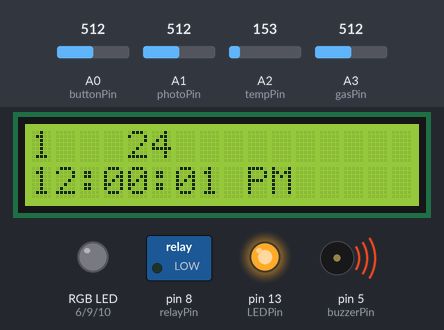
Simulated run of this sketch. Board: Arduino Uno, built with avr-gcc and run on an emulated ATmega328P. On the bench: 16×2 character LCD, switched loads named in the sketch (green lamp = pin HIGH), an RGB LED mixed from three pins (HIGH = lit), output pins drawn as LEDs (lit = HIGH), buzzer (waves = sounding). The inputs (shaded band) are chosen by the test bench; at power-on: A2 (tempPin) = 153, A3 (gasPin) = 512, A0 (buttonPin) = 512, A1 (photoPin) = 512.

Above: at 1.2 s.
1.3 s: A2 (tempPin) set to 169
At 2.7 s:
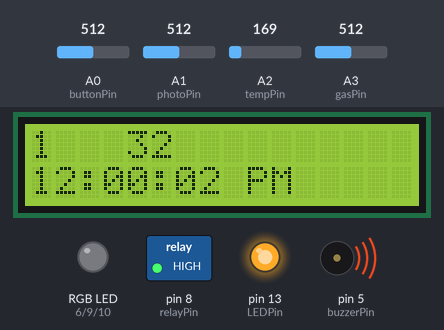
4.3 s: A2 (tempPin) set to 133
At 5.8 s:
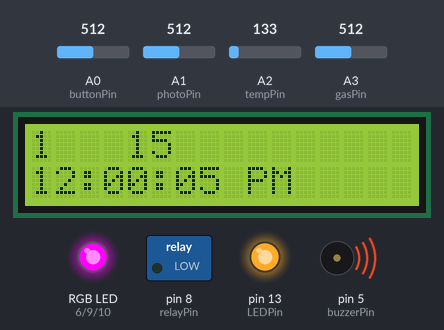
7.3 s: A3 (gasPin) set to 54
9.5 s: A3 (gasPin) set to 46
At 10.8 s:
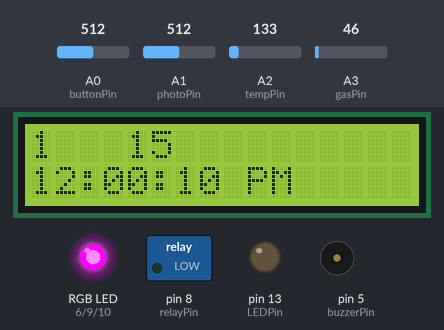
12.5 s: A2 (tempPin) set to 165
At 13.6 s:
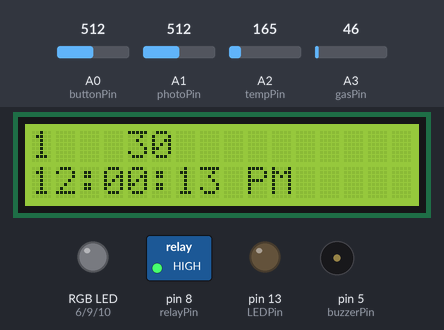
Timing chart, 0 to 15.5 s (numbered marks = the images above; inputs shaded):
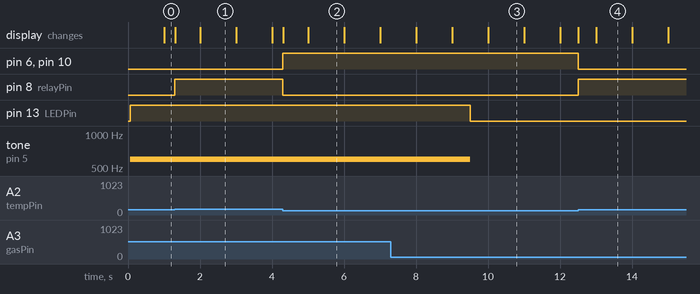

The sketch:

main.ino
```cpp
/*  Home Operating System
	Date Completed: 12/17/21
    By: Jerry Zhu
	The home operating system is an Arduino project that gets input from
    a temperature sensor, light sensor, and gas sensor.
    It processes this information and outputs to a DC motor,
    LED, RGB LED, buzzer, and LCD display.
    It functions as what a control and operating system would look like in a home.
    Modes supported:
    1 --> Display temperature reading
    2 --> Display photoresistor reading
    3 --> Display gas reading
    4 --> Change DC motor threshold from 10 to 40
    5 --> Change RGB LED threshold from 0 to 30
    6 --> Change hours from 1 to 12
    7 --> Change minutes from 0 to 59
    8 --> Change seconds from 0 to 59
    9 --> Change AM/PM
    Buttons:
    Mode  --> Increments the current mode
    Left --> Decreases the desired value
    Right --> Increases the desired value
*/

#include <LiquidCrystal.h> // Import the liquid crystal library

// Initializes the LCD display
LiquidCrystal lcd(12, 11, 7, 4, 3, 2);

// Initialize variables
const int LEDPin = 13;
const int bluePin = 10;
const int greenPin = 9;
const int relayPin = 8;
const int redPin = 6;
const int buzzerPin = 5;
const int buttonPin = A0;
const int photoPin = A1;
const int tempPin = A2;
const int gasPin = A3;
int sensorValue = 0;
int tempValue = 0;
int gasValue = 0;
int photoValue = 0;
int hour = 11;
int min = 59;
int sec = 59;
int mode = 1;
int lastMode = 0;
int fanThreshold = 28;
int LEDThreshold = 20;
String printValue = "";
String lastValue = "";
String timeStr = "";
bool pressed = false;
bool lastPressed = false;
bool AM = true;

/**
* Function to read the analog input and return which button is pressed
* @return int      The button that is pressed
*/
int readLCDButtons(){                   // read the buttons
 int ADC_value = analogRead(buttonPin);   // buttons are all connected to analog input 0, in a voltage divider circuit
 if (ADC_value > 1000) return -1;         // this is the most likely result, so check it first
 else if (ADC_value < 250)  return 2;     // MODE
 else if (ADC_value < 600)  return 1;     // LEFT
 else if (ADC_value < 750)  return 0;     // RIGHT
 else return -1;                          // when all others checks fail, consider no key is pressed
}

/**
* Function to keep a certain value in the range from low to high inclusive
* @param value      The value that should be kept in range
* @param high       The maximum value in the range
* @param low        The minimum value in the range
* @return int       The new value in the desired range
*/
int check(int value, int low, int high){
  if (value < low){
    value = high;
  }
  if (value > high){
    value = low;
  }
  return value;
}

/**
* Setup function to be run once
*/
void setup()
{
  // Set pins to input or output
  pinMode(LEDPin, OUTPUT);
  pinMode(redPin, OUTPUT);
  pinMode(greenPin, OUTPUT);
  pinMode(bluePin, OUTPUT);
  pinMode(relayPin, OUTPUT);
  pinMode(buttonPin, INPUT);
  pinMode(photoPin, INPUT);
  pinMode(tempPin, INPUT);
  pinMode(gasPin, INPUT);

  // Stop interrupts
  cli();

  // Set timer interrupt to 1Hz (one operation a second) by setting register fields
  TCCR1A = 0; // Set entire TCCR1A register to 0
  TCCR1B = 0; // Set entire TCCR1B register to 0
  TCNT1  = 0; // Initialize counter
  // Set compare match register for 1Hz increments
  OCR1A = 15624; // 15624 = (16*10^6) / (1*1024) - 1
  // Turn on CTC mode
  TCCR1B |= (1 << WGM12);
  // Set CS10 and CS12 bits for a prescaler down of 1024
  TCCR1B |= (1 << CS12) | (1 << CS10);
  // Enable the timer interrupt
  TIMSK1 |= (1 << OCIE1A);

  // Start interrupts
  sei();

  // initialize the LCD
  lcd.begin(16, 2);
}

/**
* Method for timer interrupt timer interrupt creates pulse wave of frequency 0.5kHz
* Toggles high then toggles low
* During this interrupt time, the time is incremented
*/
ISR(TIMER1_COMPA_vect){
  // Increment number of seconds
  sec++;
  if (sec == 60){
    // Increment minutes
    sec = 0;
    min++;
    if (min == 60){
      // Increment hours
      min = 0;
      hour++;
      // Make sure hour is in range
      if (hour == 12){
        AM = !AM;
      }
      if (hour == 13){
        sec = 0;
        min = 0;
        hour = 1;
      }
    }
  }
}

void loop(){
  // Get the current value pressed
  int curButton = readLCDButtons();
  pressed = curButton == -1 ? false : true;
  // Read in any sensor values
  sensorValue = analogRead(tempPin);
  float voltage = sensorValue * 5.0/1023;
  float degC = (voltage - 0.5)*100;
  int tempValue = (int)degC;
  gasValue = analogRead(gasPin);
  photoValue = analogRead(photoPin);
  // Increment the mode if mode button pressed
  if (curButton == 0 && pressed != lastPressed){
    mode++;
    mode = check(mode, 1, 9);
  }
  if (mode == 1){ // Display temperature reading
    printValue = String(tempValue);
  }
  else if (mode == 2){ // Display photoresistor reading
    printValue = String(photoValue);
  }
  else if (mode == 3){ // Display gas sensor reading
    printValue = String(gasValue);
  }
  else if (mode == 4){ // Change the DC motor threshold
    if (pressed != lastPressed){
      if (curButton == 1){ // LEFT
        fanThreshold--;
        fanThreshold = check(fanThreshold, 10, 40);
      }
      else if (curButton == 2){ // RIGHT
        fanThreshold++;
        fanThreshold = check(fanThreshold, 10, 40);
      }
    }
    printValue = String(fanThreshold);
  }
  else if (mode == 5){ // Change the RGB LED threshold
    if (pressed != lastPressed){
      if (curButton == 1){ // LEFT
        LEDThreshold--;
        LEDThreshold = check(LEDThreshold, 0, 30);
      }
      else if (curButton == 2){ // RIGHT
        LEDThreshold++;
        LEDThreshold = check(LEDThreshold, 0, 30);
      }
    }
    printValue = String(LEDThreshold);
  }
  else if (mode == 6){ // Change the hour
    if (pressed != lastPressed){
      if (curButton == 1){ // LEFT
        hour--;
        hour = check(hour, 1, 12);
      }
      else if (curButton == 2){ // RIGHT
        hour++;
        hour = check(hour, 1, 12);
      }
    }
    printValue = "Change hour";
  }
  else if (mode == 7){ // Change the minute
    if (pressed != lastPressed){
      if (curButton == 1){ // LEFT
        min--;
        min = check(min, 0, 59);
      }
      else if (curButton == 2){ // RIGHT
        min++;
        min = check(min, 0, 59);
      }
    }
    printValue = "Change min";
  }
  else if (mode == 8){ // Change the second
    if (pressed != lastPressed){
      if (curButton == 1){ // LEFT
        sec--;
        sec = check(sec, 0, 59);
      }
      else if (curButton == 2){ // RIGHT
        sec++;
        sec = check(sec, 0, 59);
      }
    }
    printValue = "Change sec";
  }
  else { // Change AM/PM value
    if (pressed != lastPressed){
      if (curButton == 1 || curButton == 2){
        AM = !AM;
      }
    }
    printValue = "Change AM/PM";
  }

  // Check to turn on the fan
  if (tempValue > fanThreshold){
      digitalWrite(relayPin, HIGH);
  }
  else {
      digitalWrite(relayPin, LOW);
  }
  // Check to turn on the RGB LED
  if (tempValue < LEDThreshold){
      // PURPLE COLOR: (128, 0, 128)
      digitalWrite(redPin, 128);
      digitalWrite(greenPin, 0);
      digitalWrite(bluePin, 128);
  }
  else {
      digitalWrite(redPin, 0);
      digitalWrite(greenPin, 0);
      digitalWrite(bluePin, 0);
  }
  // Check to turn on the buzzer and light
  if (gasValue > 50){
    tone(buzzerPin, 600);
    digitalWrite(LEDPin, HIGH);
  }
  else {
    noTone(buzzerPin);
    digitalWrite(LEDPin, LOW);
  }

  // Print the mode to the LCD display
  if (mode != lastMode){
    lcd.setCursor(0, 0);
    lcd.print("   ");
    lcd.setCursor(0, 0);
    lcd.print(mode);
  }

  // Print the desired value to the LCD
  if (mode != lastMode || printValue != lastValue){
    lcd.setCursor(4, 0);
    lcd.print("                      ");
    lcd.setCursor(4, 0);
    lcd.print(printValue);
  }

  // Create a String of the current time
  // String format: hour:minute:day AM/PM

  timeStr = "";

  if (hour < 10){
    timeStr += "0" + String(hour);
  }
  else {
    timeStr += String(hour);
  }

  timeStr += ":";

  if (min < 10){
    timeStr += "0" + String(min);
  }
  else {
    timeStr += String(min);
  }

  timeStr += ":";

  if (sec < 10){
    timeStr += "0" + String(sec);
  }
  else {
    timeStr += String(sec);
  }

  if (AM){
    timeStr += " AM";
  }
  else {
    timeStr += " PM";
  }

  // Display the time String to the LED
  lcd.setCursor(0, 1);
  lcd.print(timeStr);

  // Keep the last processed values for the next loop iteration
  lastMode = mode;
  lastPressed = pressed;
  lastValue = printValue;
}
```

Measured:
- the behaviour switches between 161 and 162 on A2 (tempPin) (found by bisection; images 0 and 1)
- the behaviour switches between 51 and 50 on A3 (gasPin) (found by bisection; images 2 and 3)
- after the input at 1.3 s, pin 8 (relayPin): LOW → HIGH at once
- after the input at 4.3 s, pin 6 (redPin), pin 10 (bluePin): LOW → HIGH at once; pin 8 (relayPin): HIGH → LOW at once
- after the input at 9.5 s, pin 13 (LEDPin): HIGH → LOW at once; tone on pin 5 (buzzerPin): 600 Hz → silent at once
- after the input at 12.5 s, pin 6 (redPin), pin 10 (bluePin): HIGH → LOW at once; pin 8 (relayPin): LOW → HIGH at once
- what the display in image 1 shows lasts 1.0 s, from 2.0 s to 3.0 s
